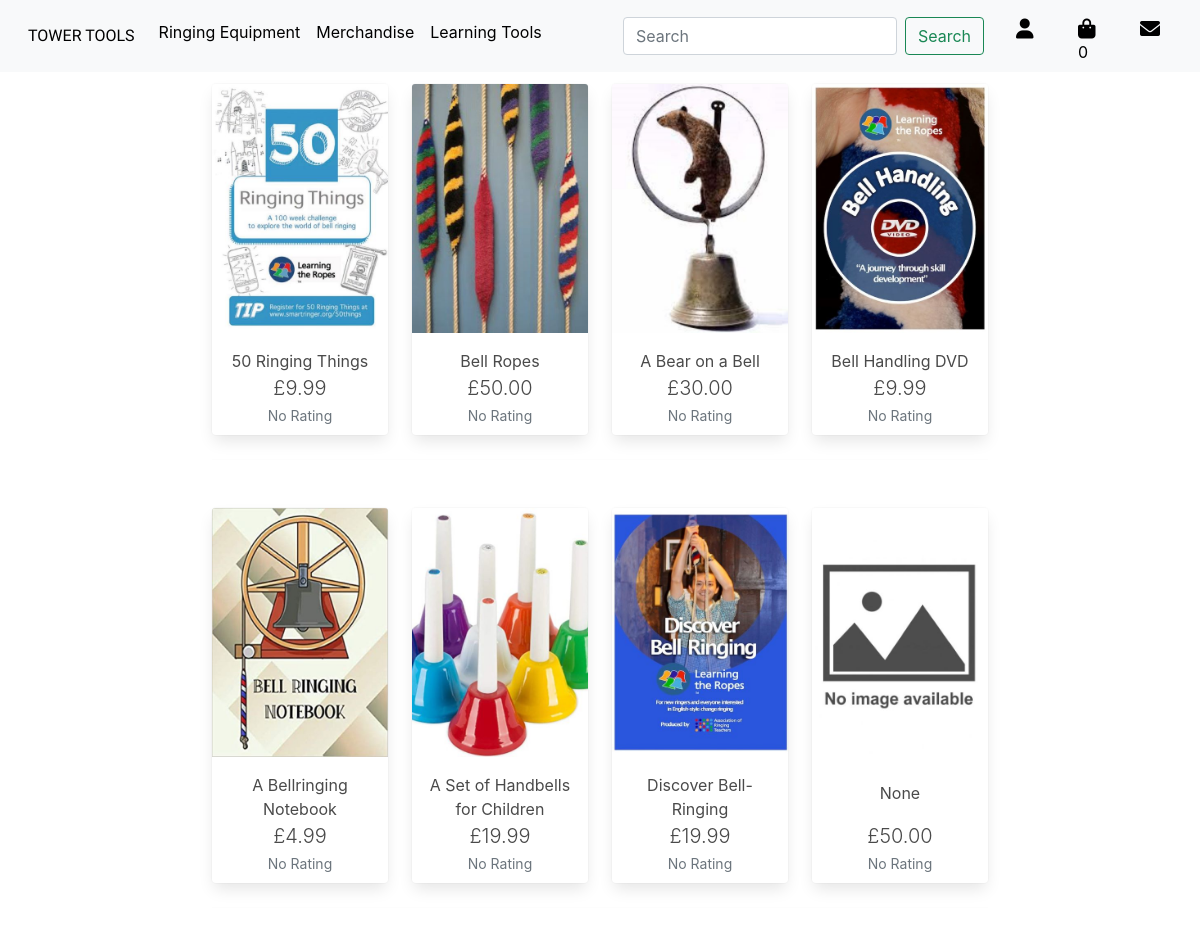
The page /search on the database as committed earlier.
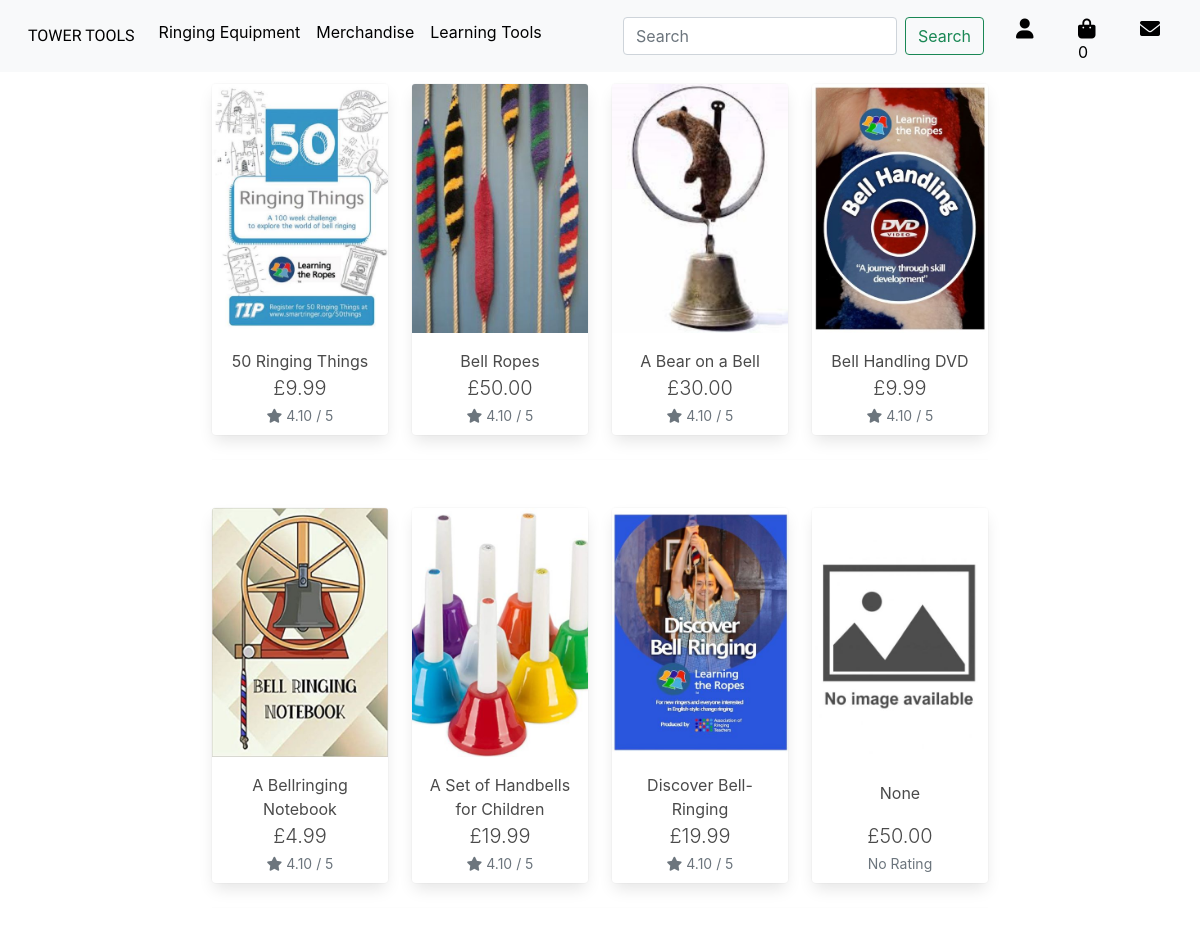
The same page on the database as committed later.
### products/models.py (models this page shows, shortened)
class Product(models.Model):
    category = models.ForeignKey('Category', null=True, blank=True, on_delete=models.SET_NULL)
    sku = models.CharField(max_length=254, null=True, blank=True)
    name = models.CharField(max_length=254)
    friendly_name = models.CharField(max_length=254, null=True, blank=True)
    description = models.TextField()
    rope_size_option = models.BooleanField(default=False, null=True, blank=True)
    price = models.DecimalField(max_digits=6, decimal_places=2)
    rating = models.DecimalField(max_digits=6, decimal_places=2, null=True, blank=True)
    image_url = models.URLField(max_length=1024, null=True, blank=True)
    image = models.ImageField(null=True, blank=True)

### home/views.py (the view, shortened to what this page needs)
# urls.py: path('search', views.search, name='search'),
def search(request):
    products = Product.objects.all()
    query = None
    context = {
        'products': products,
        'search_term': query,
    }
    return render(request, 'search.html', context)

### bag/contexts.py (called while the page is built, shortened)
def bag_contents(request):
    bag_items = []
    free_delivery_threshold = 50
    standard_delivery_percentage = 0.1
    total = 0
    product_count = 0
    bag = request.session.get('bag', {})
    if total < free_delivery_threshold:
        delivery = total * Decimal(standard_delivery_percentage)
        remaining_to_free_del = free_delivery_threshold - total
    else:
        delivery = 0
        remaining_to_free_del = 0
    grand_total = delivery + total
    context = {
        'bag_items': bag_items,
        'total': total,
        'product_count': product_count,
        'delivery': delivery,
        'remaining_to_free_del': remaining_to_free_del,
        'grand_total': grand_total,
    }
    return context

### templates/search.html (shortened to what this page needs)
{% extends "base.html" %}
{% load static %}
{% block content %}
<div class="container">
    <div class="row">
        <div class="product-container col-10 offset-1">
            <div class="row">
                {% for product in products %}
                    <div class="col-sm-6 col-md-6 col-lg-4 col-xl-3">
                        <div class="card h-100 border-0">
                            {% if product.image %}
                            <a href="{% url 'product_detail' product.id %}">
                                <img class="card-img-top img-fluid" src="/static/imgs/{{ product.image }}" alt="{{ product.friendly_name }}">
                            </a>
                            {% else %}
                            <a href="{% url 'product_detail' product.id %}">
                                <img class="card-img-top img-fluid" src="/static/imgs/no_image.jpg" alt="{{ product.friendly_name }}">
                            </a>
                            {% endif %}
                            <div class="card-body pb-0">
                                <p class="mb-0 text-center">{{ product.friendly_name }}</p>
                            </div>
                            <div class="card-footer pt-0 border-0 text-center m-auto">
                                <div class="row">
                                    <div class="col">
                                        <p class="lead mb-0 text-left font-weight-bold text-center">£{{ product.price }}</p>
                                        {% if product.rating %}
                                            <small class="text-muted text-center"><i class="fas fa-star mr-1"></i>{{ product.rating }} / 5</small>
                                        {% else %}
                                            <small class="text-muted text-center">No Rating</small>
                                        {% endif %}
                                    </div>
                                </div>
                            </div>
                        </div>
                    </div>
                    {% if forloop.counter|divisibleby:4 %}
                        <div class="col-12 d-none d-xl-block mb-5">
                            <hr>
                        </div>
                    {% endif %}
                {% endfor %}
            </div>
        </div>
    </div>
</div>
{% endblock %}

### templates/base.html (shortened to what this page needs)
{% load static %}
<!DOCTYPE html>
<html lang="en">
<head>
    {% block corecss %}
        <link rel="stylesheet" href="https://cdnjs.cloudflare.com/ajax/libs/font-awesome/6.0.0-beta3/css/all.min.css" />
        <link href="https://cdn.jsdelivr.net/npm/bootstrap@5.1.3/dist/css/bootstrap.min.css" rel="stylesheet">
        <link rel="stylesheet" href="https://cdn.jsdelivr.net/npm/bulma@0.9.3/css/bulma.min.css">
        <link rel="stylesheet" href="{% static 'css/base.css' %}">
    {% endblock %}
</head>
<body>
  <nav class="navbar navbar-expand-xl navbar-light bg-light">
    <div class="container-fluid">
      <a href="{% url 'home' %}" class="nav-link main-logo-link">
        <h2 class="logo-font text-black my-0">Tower Tools</h2>
      </a>
      <div class="collapse navbar-collapse" id="dropdown_menu">
        <ul class="navbar-nav me-auto mb-2 mb-lg-0">
          <li class="nav-item">
            <a class="nav-link text-black" href="{% url 'products/ringing_equipment' %}">Ringing Equipment</a>
          </li>
          <li class="nav-item">
            <a class="nav-link text-black" href="{% url 'products/merchandise' %}">Merchandise</a>
          </li>
          <li class="nav-item">
            <a class="nav-link text-black" href="{% url 'products/learning_tools' %}">Learning Tools</a>
          </li>
        </ul>
        <form class="d-flex mr-4" method="GET" action="{% url 'search' %}">
          <input class="form-control me-2" type="search" name="q" placeholder="Search" aria-label="Search">
          <button class="btn btn-outline-success" type="submit">Search</button>
        </form>
      </div>
      <ul class="mr-3">
        <li class="dropdown list-inline-item">
          <a class="text-black nav-link" href="#" id="user-options" data-bs-toggle="dropdown" aria-haspopup="true"
            aria-expanded="false">
            <i class="fas fa-user fa-lg"></i>
          </a>
        </li>
        <li class="list-inline-item float-left">
          <a class="{% if in_basket %}text-info font-weight-bold text-black{% else %}text-black{% endif %} nav-link"
            href="{% url 'view_bag' %}">
            <div class="text-center">
              <div><i class="fas fa-shopping-bag fa-lg"></i></div>
              <p class="icons_float_left">
                {% if bag_items %}
                  {{ product_count }}
                {% else %}
                  0
                {% endif %}
              </p>
            </div>
          </a>
        </li>
        <li class="list-inline-item">
          <a class="text-black nav-link" href="{% url 'contact' %}">
            <div class="text-center">
              <div><i class="fas fa-envelope fa-lg"></i></div>
            </div>
          </a>
        </li>
      </ul>
    </div>
  </nav>
    {% block content %}
    {% endblock %}
</body>
</html>

### static/css/base.css (style rules this page uses)
html { height: 100%; }
.logo-font { text-transform: uppercase; color: black; font-family: 'Stardos Stencil', cursive; }
.icons_float_left { float: left; }

Rows that differ between the two databases and show on the page:
shown differently, row unchanged: Product "50 Ringing Things": rating (not shown) → "4.10"; text "No Rating" → "/ 5"
shown differently, row unchanged: Product "Bell Ropes": rating (not shown) → "4.10"; text "No Rating" → "/ 5"
shown differently, row unchanged: Product "A Bear on a Bell": rating (not shown) → "4.10"; text "No Rating" → "/ 5"
changed Product "Bell Handling DVD": rating (not shown) → "4.10"; text "No Rating" → "/ 5"
changed Product "A Bellringing Notebook": rating (not shown) → "4.10"; text "No Rating" → "/ 5"
changed Product "A Set of Handbells for Children": rating (not shown) → "4.10"; text "No Rating" → "/ 5"
changed Product "Discover Bell-Ringing": rating (not shown) → "4.10"; text "No Rating" → "/ 5"
